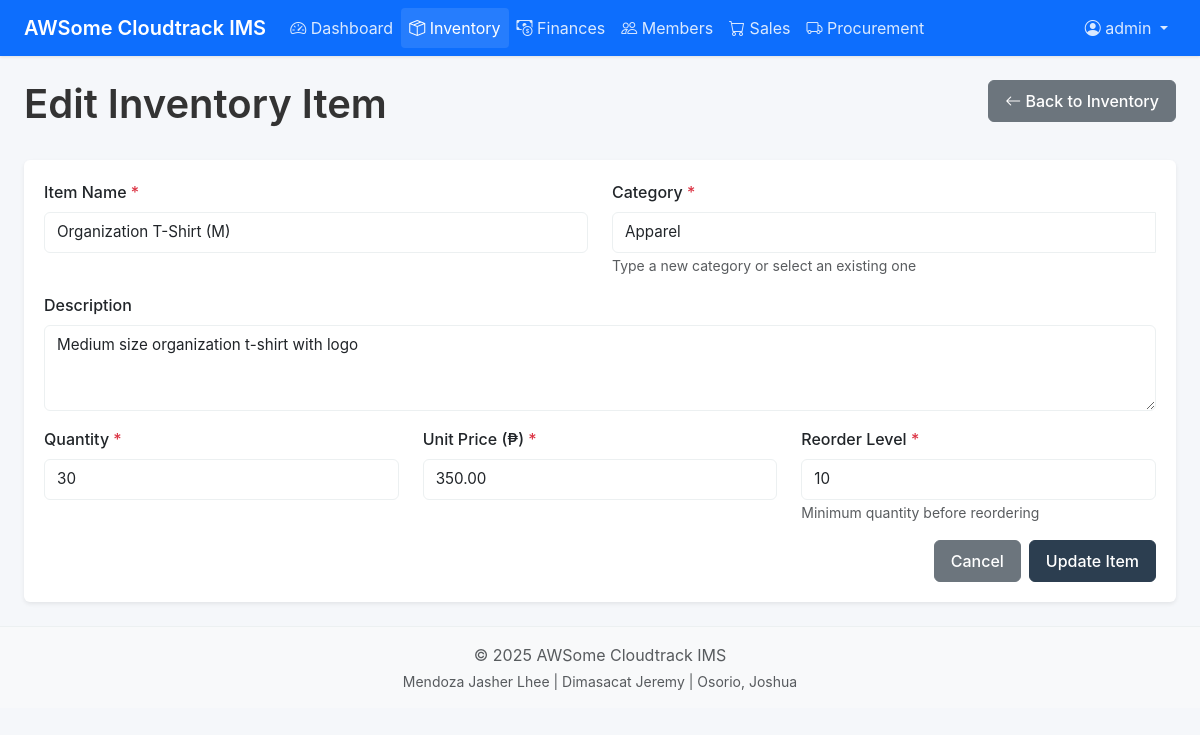
The page /inventory/edit-item.php?id=2 (signed in) on the database its author committed.
### tables this page shows
CREATE TABLE inventory_items (
    id INT AUTO_INCREMENT PRIMARY KEY,
    name VARCHAR(100) NOT NULL,
    category VARCHAR(50) NOT NULL,
    description TEXT,
    quantity INT NOT NULL DEFAULT 0,
    unit_price DECIMAL(10, 2) NOT NULL,
    reorder_level INT NOT NULL DEFAULT 5,
    created_at TIMESTAMP DEFAULT CURRENT_TIMESTAMP,
    updated_at TIMESTAMP DEFAULT CURRENT_TIMESTAMP ON UPDATE CURRENT_TIMESTAMP
);

### inventory/edit-item.php (the view, shortened to what this page needs)
<?php
include '../includes/db_connect.php';
include '../includes/header.php';
$id = $_GET['id'];
$query = "SELECT * FROM inventory_items WHERE id = ?";
$stmt = $conn->prepare($query);
$stmt->bind_param("i", $id);
$stmt->execute();
$result = $stmt->get_result();
$item = $result->fetch_assoc();
?>
<div class="row mb-4">
    <div class="col-md-6">
        <h1>Edit Inventory Item</h1>
    </div>
    <div class="col-md-6 text-end">
        <a href="index.php" class="btn btn-secondary">
            <i class="bi bi-arrow-left"></i> Back to Inventory
        </a>
    </div>
</div>
<div class="card border-0 shadow-sm">
    <div class="card-body">
        <form method="post" action="<?php echo htmlspecialchars($_SERVER["PHP_SELF"]) . "?id=" . $id; ?>">
            <div class="row">
                <div class="col-md-6 mb-3">
                    <label for="name" class="form-label">Item Name <span class="text-danger">*</span></label>
                    <input type="text" class="form-control" id="name" name="name" value="<?php echo $item['name']; ?>" required>
                </div>
                <div class="col-md-6 mb-3">
                    <label for="category" class="form-label">Category <span class="text-danger">*</span></label>
                    <div class="input-group">
                        <input type="text" class="form-control" id="category" name="category" list="categoryList" value="<?php echo $item['category']; ?>" required>
                    </div>
                    <small class="text-muted">Type a new category or select an existing one</small>
                </div>
            </div>
            <div class="mb-3">
                <label for="description" class="form-label">Description</label>
                <textarea class="form-control" id="description" name="description" rows="3"><?php echo $item['description']; ?></textarea>
            </div>
            <div class="row">
                <div class="col-md-4 mb-3">
                    <label for="quantity" class="form-label">Quantity <span class="text-danger">*</span></label>
                    <input type="number" class="form-control" id="quantity" name="quantity" min="0" step="1" value="<?php echo $item['quantity']; ?>" required>
                </div>
                <div class="col-md-4 mb-3">
                    <label for="unit_price" class="form-label">Unit Price (₱) <span class="text-danger">*</span></label>
                    <input type="number" class="form-control" id="unit_price" name="unit_price" min="0" step="0.01" value="<?php echo $item['unit_price']; ?>" required>
                </div>
                <div class="col-md-4 mb-3">
                    <label for="reorder_level" class="form-label">Reorder Level <span class="text-danger">*</span></label>
                    <input type="number" class="form-control" id="reorder_level" name="reorder_level" min="0" step="1" value="<?php echo $item['reorder_level']; ?>" required>
                    <small class="text-muted">Minimum quantity before reordering</small>
                </div>
            </div>
            <div class="d-grid gap-2 d-md-flex justify-content-md-end">
                <a href="index.php" class="btn btn-secondary">Cancel</a>
                <button type="submit" class="btn btn-primary">Update Item</button>
            </div>
        </form>
    </div>
</div>
<?php include '../includes/footer.php'; ?>

### assets/css/style.css (style rules this page uses)
:root { --primary: #2c3e50; --secondary: #34495e; --success: #27ae60; --danger: #e74c3c; --warning: #f39c12; --info: #3498db; --light: #f8f9fa; --dark: #212529; --gray: #6c757d; --gray-light: #ecf0f1; --body-bg: #f5f7fa; }
body { font-family: -apple-system, BlinkMacSystemFont, "Segoe UI", Roboto, Oxygen, Ubuntu, Cantarell, "Open Sans", "Helvetica Neue", sans-serif; background-color: var(--body-bg); color: #333; line-height: 1.5; }
h1, h2, h3, h4, h5, h6 { font-weight: 600; margin-bottom: 0.5rem; }
.card { border: none; border-radius: 0.375rem; box-shadow: 0 1px 3px rgba(0, 0, 0, 0.1); margin-bottom: 1.5rem; }
.card-body { padding: 1.25rem; }
.form-control, .form-select { padding: 0.5rem 0.75rem; border-radius: 0.375rem; border: 1px solid var(--gray-light); font-size: 0.95rem; }
.form-label { font-weight: 500; margin-bottom: 0.5rem; }
.btn { padding: 0.5rem 1rem; border-radius: 0.375rem; font-weight: 500; }
.btn-primary { background-color: var(--primary); border-color: var(--primary); }

### rows shown on the page
inventory_items: name "Organization T-Shirt (M)", category "Apparel", description "Medium size organization t-shirt with logo", quantity "30", unit_price "350.00", reorder_level "10"

### other values the page prints
$_SESSION['username'] "admin"
